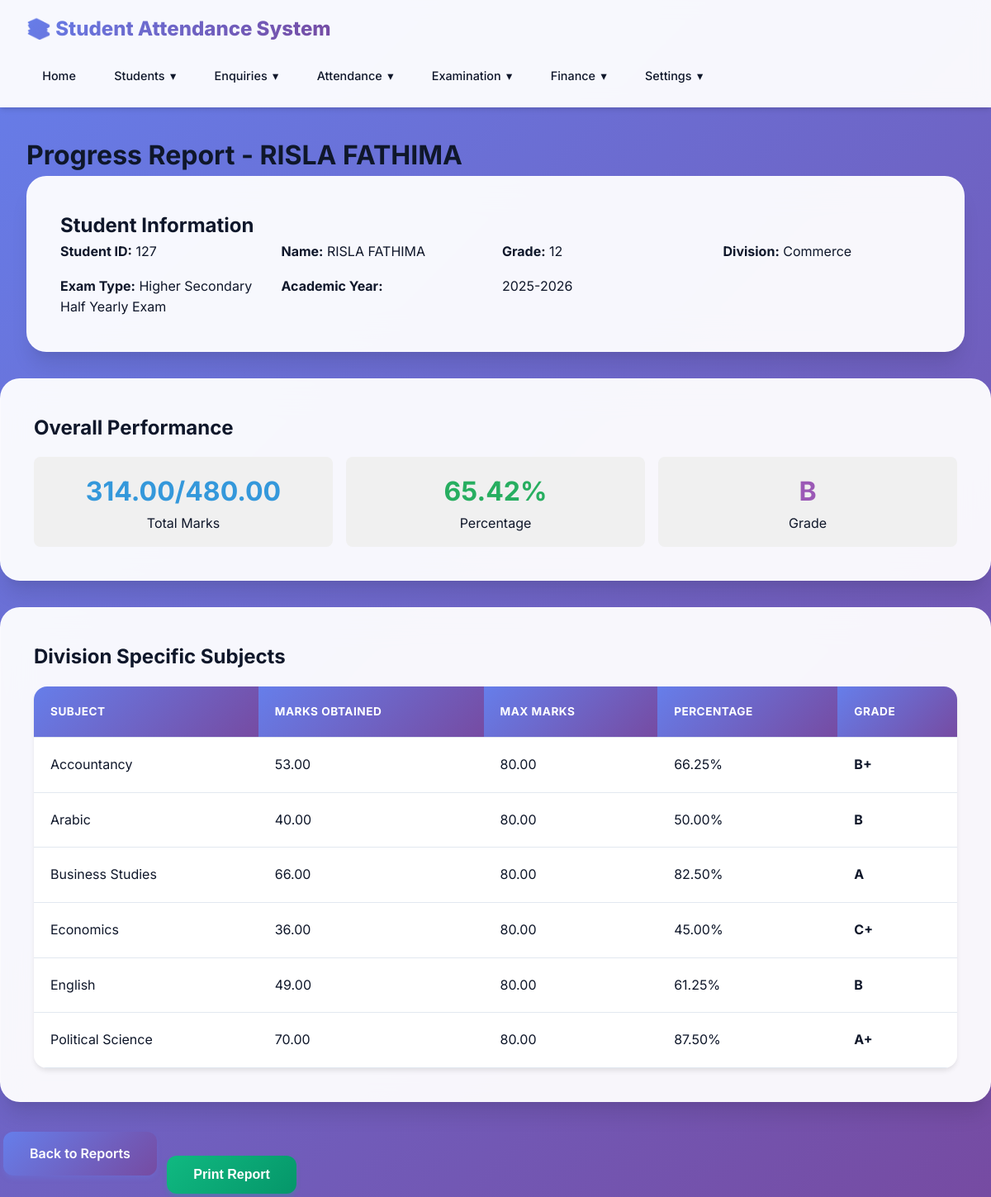
The app's page /progress-report/306/ with its own data.
### students/models.py (models this page shows, shortened)
class ProgressReport(models.Model):
    student = models.ForeignKey(Student, on_delete=models.CASCADE, related_name='progress_reports')
    enrollment = models.ForeignKey(Enrollment, on_delete=models.CASCADE, related_name='progress_reports')
    exam_type = models.ForeignKey(ExamType, on_delete=models.CASCADE)
    academic_year = models.CharField(max_length=20, blank=True)  # Legacy string
    total_marks_obtained = models.DecimalField(max_digits=8, decimal_places=2, default=0)
    total_max_marks = models.DecimalField(max_digits=8, decimal_places=2, default=0)
    overall_percentage = models.DecimalField(max_digits=5, decimal_places=2, default=0)
    overall_grade = models.CharField(max_length=5, blank=True)
    rank = models.PositiveIntegerField(null=True, blank=True)
    remarks = models.TextField(blank=True)
    generated_at = models.DateTimeField(auto_now_add=True)
    generated_by = models.CharField(max_length=100, blank=True)
    class Meta:
        ordering = ['-generated_at', 'student']
        unique_together = [['student', 'exam_type', 'academic_year']]

class Student(models.Model):
    STUDENT_TYPE_CHOICES = [
        ('hostel', 'Hostel'),
        ('day_scholar', 'Day Scholar'),
    ]
    student_id = models.CharField(max_length=50, unique=True)
    first_name = models.CharField(max_length=100)
    last_name = models.CharField(max_length=100)
    student_type = models.CharField(max_length=20, choices=STUDENT_TYPE_CHOICES, default='day_scholar')
    email = models.EmailField(blank=True)
    phone = models.CharField(max_length=20, blank=True)
    address = models.TextField(blank=True)
    created_at = models.DateTimeField(auto_now_add=True)
    updated_at = models.DateTimeField(auto_now=True)
    is_active = models.BooleanField(default=True)
    class Meta:
        ordering = ['last_name', 'first_name']
    @property
    def full_name(self):
        return f"{self.first_name} {self.last_name}"

class Enrollment(models.Model):
    student = models.ForeignKey(Student, on_delete=models.CASCADE, related_name='enrollments')
    academic_year = models.ForeignKey(AcademicYear, on_delete=models.CASCADE, related_name='enrollments')
    grade = models.CharField(max_length=50, help_text="Grade/Year for this session (e.g., 11, 12, 1st Year)")
    division = models.ForeignKey(Division, on_delete=models.SET_NULL, null=True, blank=True)
    room = models.ForeignKey(Room, on_delete=models.SET_NULL, null=True, blank=True)
    created_at = models.DateTimeField(auto_now_add=True)
    updated_at = models.DateTimeField(auto_now=True)
    class Meta:
        ordering = ['-academic_year__name', 'grade', 'division', 'student__last_name']
        unique_together = [['student', 'academic_year']]

class Division(models.Model):
    name = models.CharField(max_length=100, unique=True)
    description = models.TextField(blank=True)
    class Meta:
        ordering = ['name']

class ExamType(models.Model):
    SUBJECT_TYPE_CHOICES = [
        ('all', 'All Subjects'),
        ('hadiya', 'Hadiya (Islamic)'),
        ('division', 'Division Specific'),
    ]
    name = models.CharField(max_length=100, unique=True)
    description = models.TextField(blank=True)
    subject_type = models.CharField(max_length=20, choices=SUBJECT_TYPE_CHOICES, default='all', help_text="Filter subjects shown during mark entry for this exam")
    order = models.PositiveIntegerField(default=0, help_text="Order for display")
    class Meta:
        ordering = ['order', 'name']

class AcademicYear(models.Model):
    name = models.CharField(max_length=50, unique=True, help_text="e.g., '2024-2025'")
    start_date = models.DateField(null=True, blank=True)
    end_date = models.DateField(null=True, blank=True)
    is_active = models.BooleanField(default=False, help_text="Only one academic year should be active at a time.")
    class Meta:
        ordering = ['-name']

class MarkEntry(models.Model):
    student = models.ForeignKey(Student, on_delete=models.CASCADE, related_name='mark_entries')
    enrollment = models.ForeignKey(Enrollment, on_delete=models.CASCADE, related_name='mark_entries')
    exam_type = models.ForeignKey(ExamType, on_delete=models.CASCADE)
    subject = models.ForeignKey(Subject, on_delete=models.CASCADE)
    marks_obtained = models.DecimalField(max_digits=5, decimal_places=2)
    max_marks = models.DecimalField(max_digits=5, decimal_places=2, default=100)
    exam_date = models.DateField(null=True, blank=True)
    remarks = models.TextField(blank=True)
    entered_by = models.CharField(max_length=100, blank=True)
    created_at = models.DateTimeField(auto_now_add=True)
    updated_at = models.DateTimeField(auto_now=True)
    class Meta:
        ordering = ['-exam_date', 'enrollment', 'student', 'subject']
        unique_together = [['student', 'exam_type', 'subject']]  # Will be updated to enrollment later
        indexes = [
            models.Index(fields=['student', 'exam_type']),
            models.Index(fields=['enrollment', 'exam_type']),
            models.Index(fields=['exam_type', 'subject']),
        ]
    @property
    def percentage(self):
        if self.max_marks > 0:
            return (self.marks_obtained / self.max_marks) * 100
        return 0
    @property
    def grade_letter(self):
        percentage = self.percentage
        if percentage >= 87.5:
            return 'A+'
        elif percentage >= 75:
            return 'A'
        elif percentage >= 62.5:
            return 'B+'
        elif percentage >= 50:
            return 'B'
        elif percentage >= 37.5:
            return 'C+'
        elif percentage >= 30:
            return 'C'
        else:
            return 'F'

class Subject(models.Model):
    SUBJECT_TYPE_CHOICES = [
        ('hadiya', 'Hadiya (Islamic)'),
        ('division', 'Division Specific'),
    ]
    name = models.CharField(max_length=200)
    subject_type = models.CharField(max_length=20, choices=SUBJECT_TYPE_CHOICES)
    grade = models.CharField(max_length=50, help_text="Grade/Year this subject belongs to")
    division = models.ForeignKey(Division, on_delete=models.CASCADE, null=True, blank=True,
                                 help_text="Required for division-specific subjects, leave blank for Hadiya")
    code = models.CharField(max_length=20, blank=True, help_text="Subject code")
    max_marks = models.PositiveIntegerField(default=100, help_text="Maximum marks for this subject")
    description = models.TextField(blank=True)
    is_active = models.BooleanField(default=True)
    class Meta:
        ordering = ['grade', 'subject_type', 'name']
        unique_together = [['name', 'grade', 'division', 'subject_type']]

### students/views.py (the view)
# urls.py: path('progress-report/<int:pk>/', views.progress_report_detail, name='progress_report_detail'),
def progress_report_detail(request, pk):
    report = get_object_or_404(ProgressReport, pk=pk)
    mark_entries = MarkEntry.objects.filter(
        student=report.student,
        exam_type=report.exam_type
    ).select_related('subject').order_by('subject__subject_type', 'subject__name')
    hadiya_subjects = [entry for entry in mark_entries if entry.subject.subject_type == 'hadiya']
    division_subjects = [entry for entry in mark_entries if entry.subject.subject_type == 'division']
    context = {
        'report': report,
        'hadiya_subjects': hadiya_subjects,
        'division_subjects': division_subjects,
        'all_subjects': mark_entries,
    }
    return render(request, 'students/progress_report_detail.html', context)

### students/templates/students/progress_report_detail.html (shortened to what this page needs)
{% extends 'students/base.html' %}
{% block content %}
<h1>Progress Report - {{ report.student.full_name }}</h1>
<div class="card">
    <h2>Student Information</h2>
    <div style="display: grid; grid-template-columns: repeat(auto-fit, minmax(200px, 1fr)); gap: 1rem;">
        <div>
            <strong>Student ID:</strong> {{ report.student.student_id }}
        </div>
        <div>
            <strong>Name:</strong> {{ report.student.full_name }}
        </div>
        <div>
            <strong>Grade:</strong> {{ report.enrollment.grade|default:"-" }}
        </div>
        <div>
            <strong>Division:</strong> {{ report.enrollment.division.name|default:"-" }}
        </div>
        <div>
            <strong>Exam Type:</strong> {{ report.exam_type.name }}
        </div>
            <strong>Academic Year:</strong> {% if report.enrollment %}{{ report.enrollment.academic_year.name }}{% else %}{{ report.academic_year|default:"-" }}{% endif %}
        </div>
    </div>
</div>
<div class="card">
    <h2>Overall Performance</h2>
    <div style="display: grid; grid-template-columns: repeat(auto-fit, minmax(150px, 1fr)); gap: 1rem; margin-top: 1rem;">
        <div style="text-align: center; padding: 1rem; background: #f0f0f0; border-radius: 8px;">
            <div style="font-size: 2rem; font-weight: bold; color: #3498db;">{{ report.total_marks_obtained }}/{{ report.total_max_marks }}</div>
            <div>Total Marks</div>
        </div>
        <div style="text-align: center; padding: 1rem; background: #f0f0f0; border-radius: 8px;">
            <div style="font-size: 2rem; font-weight: bold; color: #27ae60;">{{ report.overall_percentage|floatformat:2 }}%</div>
            <div>Percentage</div>
        </div>
        <div style="text-align: center; padding: 1rem; background: #f0f0f0; border-radius: 8px;">
            <div style="font-size: 2rem; font-weight: bold; color: #9b59b6;">{{ report.overall_grade }}</div>
            <div>Grade</div>
        </div>
    </div>
</div>
{% if division_subjects %}
<div class="card">
    <h2>Division Specific Subjects</h2>
    <div class="table-wrapper">
    <table>
        <thead>
            <tr>
                <th>Subject</th>
                <th>Marks Obtained</th>
                <th>Max Marks</th>
                <th>Percentage</th>
                <th>Grade</th>
            </tr>
        </thead>
        <tbody>
            {% for entry in division_subjects %}
            <tr>
                <td>{{ entry.subject.name }}</td>
                <td>{{ entry.marks_obtained }}</td>
                <td>{{ entry.max_marks }}</td>
                <td>{{ entry.percentage|floatformat:2 }}%</td>
                <td><strong>{{ entry.grade_letter }}</strong></td>
            </tr>
            {% endfor %}
        </tbody>
    </table>
    </div>
</div>
{% endif %}
<div style="margin-top: 1rem;">
    <a href="{% url 'students:progress_report' %}" class="btn">Back to Reports</a>
    <button onclick="window.print()" class="btn btn-success">Print Report</button>
</div>
{% endblock %}

### students/templates/students/base.html (style rules this page uses)
* { margin: 0; padding: 0; box-sizing: border-box; }
:root { --primary: #6366f1; --primary-dark: #4f46e5; --primary-light: #818cf8; --secondary: #ec4899; --accent: #8b5cf6; --success: #10b981; --danger: #ef4444; --warning: #f59e0b; --dark: #0f172a; --dark-secondary: #1e293b; --light: #f8fafc; --gray: #64748b; --border: #e2e8f0; --shadow: rgba(0, 0, 0, 0.1); --gradient-1: linear-gradient(135deg, #667eea 0%, #764ba2 100%); --gradient-2: linear-gradient(135deg, #f093fb 0%, #f5576c 100%); --gradient-3: linear-gradient(135deg, #4facfe 0%, #00f2fe 100%); --gradient-4: linear-gradient(135deg, #43e97b 0%, #38f9d7 100%); }
body { font-family: 'Inter', -apple-system, BlinkMacSystemFont, 'Segoe UI', Roboto, sans-serif; background: linear-gradient(135deg, #667eea 0%, #764ba2 100%); color: var(--dark); min-height: 100vh; line-height: 1.6; }
.card { background: rgba(255, 255, 255, 0.95); backdrop-filter: blur(20px); border-radius: 24px; padding: 2.5rem; margin-bottom: 2rem; box-shadow: 0 20px 25px -5px rgba(0, 0, 0, 0.1), 0 10px 10px -5px rgba(0, 0, 0, 0.04); border: 1px solid rgba(255, 255, 255, 0.3); transition: all 0.3s cubic-bezier(0.4, 0, 0.2, 1); }
.btn { display: inline-block; padding: 0.875rem 2rem; background: var(--gradient-1); color: white; text-decoration: none; border-radius: 12px; border: none; cursor: pointer; transition: all 0.3s cubic-bezier(0.4, 0, 0.2, 1); font-size: 1rem; font-weight: 600; margin: 0.25rem; position: relative; overflow: hidden; box-shadow: 0 4px 6px -1px rgba(102, 126, 234, 0.3); }
.btn::before { content: ''; position: absolute; top: 50%; left: 50%; width: 0; height: 0; border-radius: 50%; background: rgba(255, 255, 255, 0.2); transform: translate(-50%, -50%); transition: width 0.6s, height 0.6s; }
.btn-success { background: linear-gradient(135deg, #10b981 0%, #059669 100%); box-shadow: 0 4px 6px -1px rgba(16, 185, 129, 0.3); }
.table-wrapper { overflow-x: auto; -webkit-overflow-scrolling: touch; margin-top: 1rem; border-radius: 16px; box-shadow: 0 4px 6px -1px rgba(0, 0, 0, 0.1); }
table { width: 100%; border-collapse: collapse; min-width: 600px; background: white; }
th, td { padding: 1.25rem; text-align: left; border-bottom: 1px solid var(--border); }
th { background: linear-gradient(135deg, #667eea 0%, #764ba2 100%); color: white; font-weight: 700; text-transform: uppercase; font-size: 0.85rem; letter-spacing: 0.5px; }
tbody tr { transition: all 0.3s ease; }

### records on screen
ProgressReport: student.full_name "RISLA FATHIMA", student.student_id "127", enrollment.grade "12", enrollment.division.name "Commerce", exam_type.name "Higher Secondary Half Yearly Exam", enrollment.academic_year.name "2025-2026", total_marks_obtained "314.00", total_max_marks "480.00", overall_percentage "65.42", overall_grade "B"
MarkEntry: subject.name "Accountancy", marks_obtained "53.00", max_marks "80.00", percentage "66.25", grade_letter "B+"
MarkEntry: subject.name "Arabic", marks_obtained "40.00", max_marks "80.00", percentage "50.00", grade_letter "B"
MarkEntry: subject.name "Business Studies", marks_obtained "66.00", max_marks "80.00", percentage "82.50", grade_letter "A"
MarkEntry: subject.name "Economics", marks_obtained "36.00", max_marks "80.00", percentage "45.00", grade_letter "C+"
MarkEntry: subject.name "English", marks_obtained "49.00", max_marks "80.00", percentage "61.25", grade_letter "B"
MarkEntry: subject.name "Political Science", marks_obtained "70.00", max_marks "80.00", percentage "87.50", grade_letter "A+"
